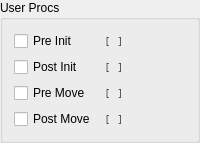
            <widget class="QGroupBox" name="groupBox_2">
             <property name="sizePolicy">
              <sizepolicy hsizetype="MinimumExpanding" vsizetype="MinimumExpanding">
               <horstretch>0</horstretch>
               <verstretch>0</verstretch>
              </sizepolicy>
             </property>
             <property name="title">
              <string>User Procs</string>
             </property>
             <layout class="QGridLayout" name="gridLayout_5">
              <item row="0" column="0">
               <layout class="QGridLayout" name="gridLayout_11">
                <item row="2" column="1">
                 <widget class="QLabel" name="exec_pre_move">
                  <property name="font">
                   <font>
                    <family>Courier</family>
                   </font>
                  </property>
                  <property name="text">
                   <string>[ ]</string>
                  </property>
                 </widget>
                </item>
                <item row="0" column="0">
                 <widget class="QCheckBox" name="in_exec_pre_init">
                  <property name="text">
                   <string>Pre Init</string>
                  </property>
                 </widget>
                </item>
                <item row="3" column="0">
                 <widget class="QCheckBox" name="in_exec_post_move">
                  <property name="text">
                   <string>Post Move</string>
                  </property>
                 </widget>
                </item>
                <item row="0" column="1">
                 <widget class="QLabel" name="exec_pre_init">
                  <property name="font">
                   <font>
                    <family>Courier</family>
                   </font>
                  </property>
                  <property name="text">
                   <string>[ ]</string>
                  </property>
                 </widget>
                </item>
                <item row="1" column="1">
                 <widget class="QLabel" name="exec_post_init">
                  <property name="font">
                   <font>
                    <family>Courier</family>
                   </font>
                  </property>
                  <property name="text">
                   <string>[ ]</string>
                  </property>
                 </widget>
                </item>
                <item row="1" column="0">
                 <widget class="QCheckBox" name="in_exec_post_init">
                  <property name="text">
                   <string>Post Init</string>
                  </property>
                 </widget>
                </item>
                <item row="2" column="0">
                 <widget class="QCheckBox" name="in_exec_pre_move">
                  <property name="text">
                   <string>Pre Move</string>
                  </property>
                 </widget>
                </item>
                <item row="3" column="1">
                 <widget class="QLabel" name="exec_post_move">
                  <property name="font">
                   <font>
                    <family>Courier</family>
                   </font>
                  </property>
                  <property name="text">
                   <string>[ ]</string>
                  </property>
                 </widget>
                </item>
               </layout>
              </item>
             </layout>
            </widget>
